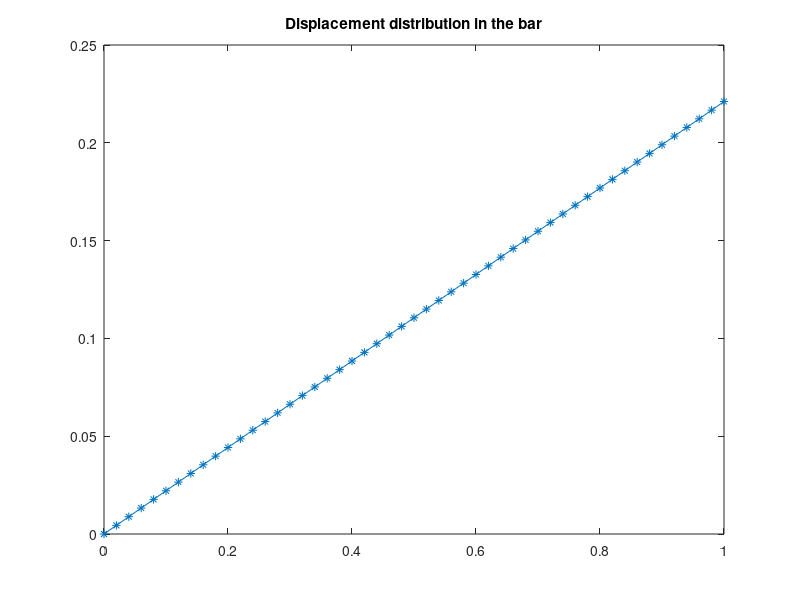

MATLAB code for this plot:
%ASSUMPTIONS
%a simple nonlinear hardening constitutive relation
%sigma(epsilon) = E * epsilon + alpha * E * abs(epsilon) * epsilon
%left end fixed, right end subjected to load
%small deformation, no geometric nonlinearity
%piecewise linear displacement approximation

clear all;close all;
%%%%%%%%%%%%%%%%%%%%%%%%%%%%%%%%%%%%%%%%%%%%%%%%%%%% User input
E=10; %modulus in constitutive relation
alpha=100; %constant multiplier for nonlinear term
xrange=[0,1]; %domain
ndiv=50;%number of Finite Element divisions in the domain
finalLoad=100; %final load
NRtol=1e-8; %convergence threshold
num_load_steps = 10;
%%%%%%%%%%%%%%%%%%%%%%%%%%%%%%%%%%%%%%%%%%%%%%%%%%%% End

len = xrange(2)-xrange(1);
nelem=ndiv;
nnode=ndiv+1;
nodalcoor=0:len/ndiv:len;
connectivity = zeros(nelem,2);
for i=1:nelem
    connectivity(i,1)=i;
    connectivity(i,2)=i+1;
end



dispVec=zeros(nnode,1);%%% initial disp=zeros
TangentK=zeros(nnode, nnode);
LoadVec=zeros(nnode-1, 1);%%% external load Vec

    ResidualVec=zeros(nnode-1, 1); %%% initial residual vector
    ResidualVec(nnode-1)=finalLoad;
    LoadVec=LoadVec+ResidualVec;
    
    NRiter=0;
    NRerror=finalLoad;
    while(NRiter<=500) % maximum NR iteration
        
        TangentK=zeros(nnode, nnode); % initalize tangent stiffness matrix
        for i=1:nelem
            nodes=connectivity(i, :);
            node1=nodes(1); x1=nodalcoor(node1);
            node2=nodes(2); x2=nodalcoor(node2);
            Bmat=[1/(x1-x2), 1/(x2-x1)];
            Epsilon = Bmat*dispVec([node1, node2]); %element strain
            K=E+alpha*E*2*abs(Epsilon); %update modulus
            Kmat = K*(Bmat'*Bmat)*(x2-x1); %local stiffness matrix
            TangentK(node1, node1)=TangentK(node1, node1)+Kmat(1,1);
            TangentK(node1, node2)=TangentK(node1, node2)+Kmat(1,2);
            TangentK(node2, node1)=TangentK(node2, node1)+Kmat(2,1);
            TangentK(node2, node2)=TangentK(node2, node2)+Kmat(2,2);
        end
        
        if(NRiter>=2)
             ResidualVec = LoadVec-TangentK(2:nnode, 2:nnode)*dispVec(2:nnode);
        end
        if(NRerror<NRtol)
            break; %% break if error drops below tolerance
        end
        
        deltaDisp=TangentK(2:nnode, 2:nnode)\ResidualVec; 
        deltaDisp=[0; deltaDisp];
        dispVec=dispVec+deltaDisp;
        NRerror=norm(ResidualVec)/finalLoad;
        NRiter=NRiter+1;
    end
    
figure(1)
plot(nodalcoor,dispVec, '-*')
title('Displacement distribution in the bar')